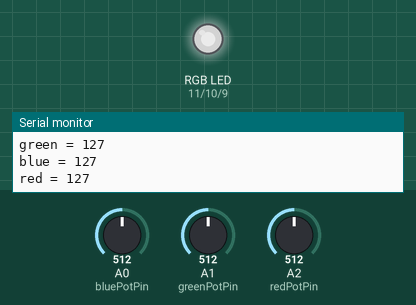
Recording of a sketch running on a simulated Arduino Uno, built with avr-gcc and run on an emulated ATmega328P. Shown: an RGB LED mixed from three pins (HIGH = lit), the last lines printed to the serial monitor. The inputs (shaded band) are chosen by the test bench; at power-on: A0 (bluePotPin) = 512, A1 (greenPotPin) = 512, A2 (redPotPin) = 512. Dim RGB values are drawn brighter than linear.

Above: at 1.2 s.
1.3 s: A0 (bluePotPin) set to 420
At 2.4 s:
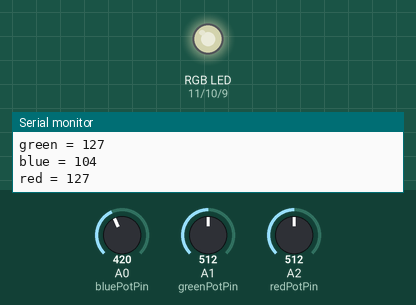
4.3 s: A0 (bluePotPin) set to 387
At 5.5 s:
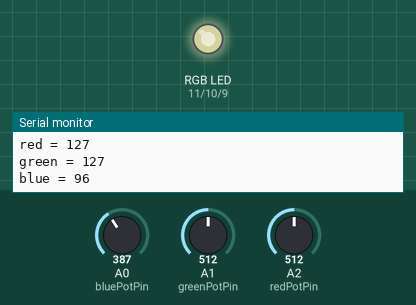
5.8 s: A1 (greenPotPin) set to 409
At 6.5 s:
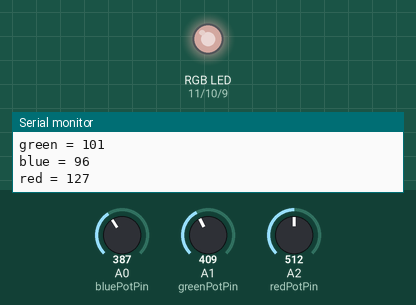
8.8 s: A1 (greenPotPin) set to 383
At 9.5 s:
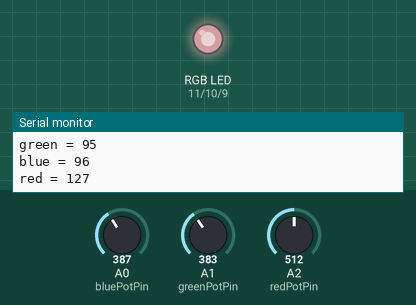
10.3 s: A2 (redPotPin) set to 417
At 11.3 s:
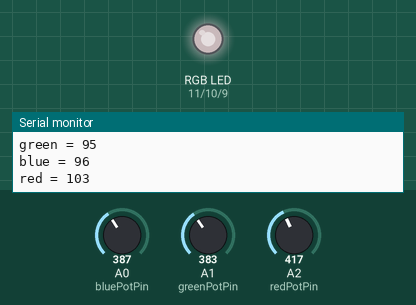
11.8 s: A2 (redPotPin) set to 389
At 13.2 s:
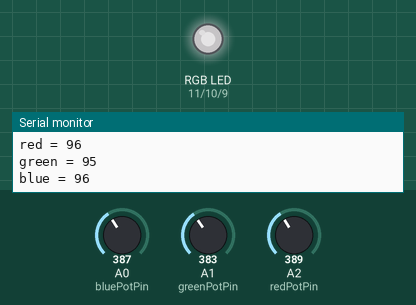
Timing chart, 0 to 14.8 s (numbered marks = the images above; inputs shaded):
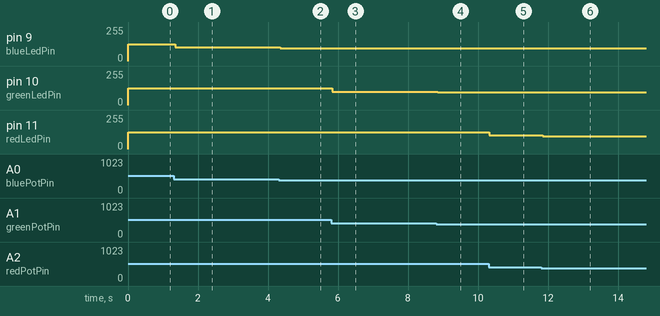

Measured:
- after the input at 1.3 s, pin 9 (blueLedPin): 127/255 → 104/255 after 0.06 s
- after the input at 4.3 s, pin 9 (blueLedPin): 104/255 → 96/255 after 0.05 s
- after the input at 5.8 s, pin 10 (greenLedPin): 127/255 → 101/255 at once
- after the input at 8.8 s, pin 10 (greenLedPin): 101/255 → 95/255 after 0.05 s
- after the input at 10.3 s, pin 11 (redLedPin): 127/255 → 103/255 at once
- after the input at 11.8 s, pin 11 (redLedPin): 103/255 → 96/255 at once

The sketch:

homework_2.ino
```cpp
const int redPotPin = A2;
const int greenPotPin = A1;
const int bluePotPin = A0;

const int redLedPin = 11;
const int greenLedPin = 10;
const int blueLedPin = 9;

int redValue = 0;
int greenValue = 0;
int blueValue = 0;

const float maxPotValue = 1023.0;
const float maxValue = 255.0;
const float minPotValue = 0.0;
const float minValue = 0.0;

void setup() {
  pinMode(redPotPin, INPUT);
  pinMode(greenPotPin, INPUT);
  pinMode(bluePotPin, INPUT);

  pinMode(redLedPin, OUTPUT);
  pinMode(redLedPin, OUTPUT);
  pinMode(redLedPin, OUTPUT);

  Serial.begin(9600);
}

void loop() {
  redValue = analogRead(redPotPin);
  greenValue = analogRead(greenPotPin);
  blueValue = analogRead(bluePotPin);

  redValue = map(redValue, minPotValue, maxPotValue, minValue, maxValue);
  greenValue = map(greenValue, minPotValue, maxPotValue, minValue, maxValue);
  blueValue = map(blueValue, minPotValue, maxPotValue, minValue, maxValue);

  Serial.print("red = ");
  Serial.println(redValue);
  analogWrite(redLedPin, redValue);

  Serial.print("green = ");
  Serial.println(greenValue);
  analogWrite(greenLedPin, greenValue);

  Serial.print("blue = ");
  Serial.println(blueValue);
  analogWrite(blueLedPin, blueValue);
}
```
